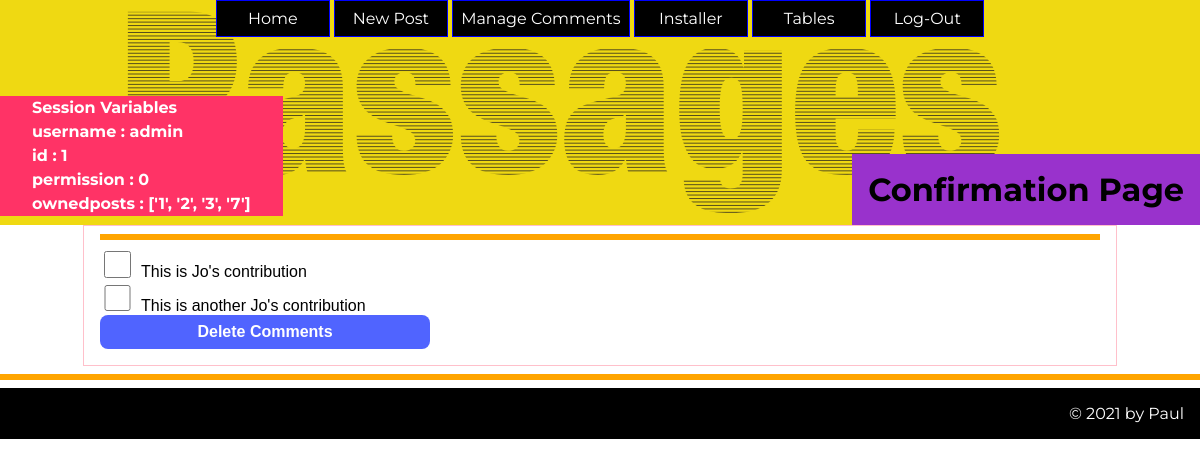
Before: /commentlist (signed in) with the older database file.
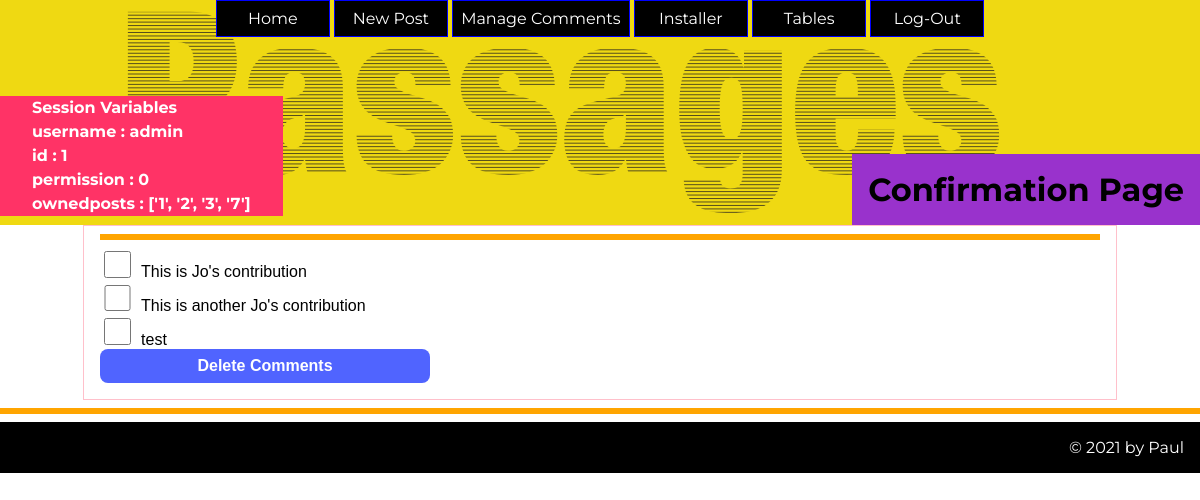
After: the same page with the newer database file.
### tables this page shows
CREATE TABLE comment(
    comment_id integer primary key autoincrement not null,
    post_id integer not null,
    created_at date not null,
    user_id text not null,
    text text not null,
    updated_at date,
    foreign key (post_id) references post(post_id)
);

### server.py (the view, shortened to what this page needs)
@app.route('/commentlist', methods=['GET','POST'])
def commentlist():
    global db_path
    if session['permission'] == 0:
        sql="select comment_id, text from comment"
        values_tuple =()
    else:
        sql = "select comment_id, text from comment where user_id=?"
        values_tuple=(session['id'],)
    result = run_search_query_tuples(sql,values_tuple,db_path)
    if result is None:
        result = {}
    if request.method == "GET":
        return render_template("commentslist.html", comments=result)

### db_functions.py (called while the page is built)
def run_search_query_tuples(sql_query,values_tuple, file_path):
    result = None
    try:
        db = sqlite3.connect(file_path)
        cursor = db.cursor()
        cursor.execute(sql_query,values_tuple)
        result = cursor.fetchall()
        cursor.close()
    except sqlite3.Error as error:
        print("Error running search query tuples: {}".format(error))
    finally:
        if db:
            db.close()
        if result:
            return result

### templates/commentslist.html (shortened to what this page needs)
{% extends "layout.html" %}
{% block head %}
{{ super() }}
{% endblock %}
{% block heading %}Confirmation Page{% endblock %}
{% block content%}
<hr>
 <form method="POST" action="\commentlist">
    {% for comment in comments %}
     <div> <input type="checkbox" id="{{ comment[0] }}" name="Comment" value="{{ comment[0] }}" > <label for="{{ comment[0] }}"> {{ comment[1] }}</label></div>
    {% endfor %}
     <div> <input class="btn" type="submit" value="Delete Comments"></div>
 </form>
{% endblock %}

Changed rows visible on the page:
added comment: text "test"
